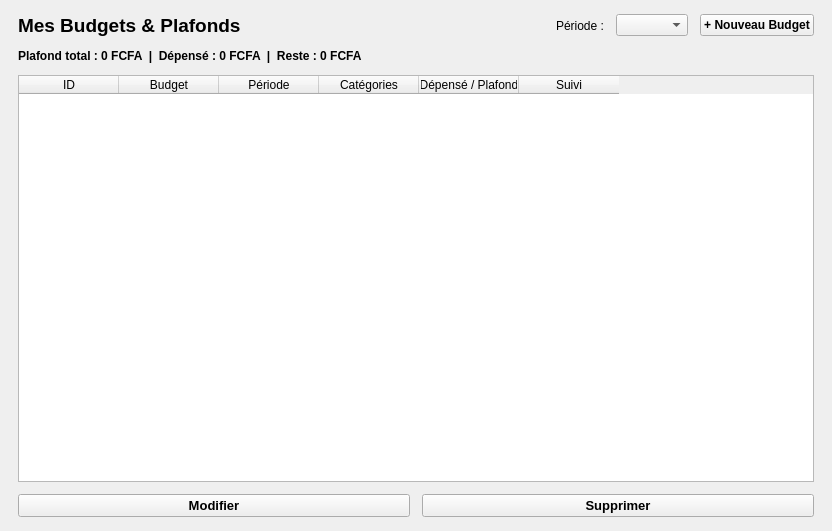
<?xml version="1.0" encoding="UTF-8"?>
<ui version="4.0">
 <class>BudgetWidget</class>
 <widget class="QWidget" name="BudgetWidget">
  <property name="geometry">
   <rect>
    <x>0</x>
    <y>0</y>
    <width>832</width>
    <height>531</height>
   </rect>
  </property>
  <property name="windowTitle">
   <string>Gestion des Budgets</string>
  </property>
  <layout class="QVBoxLayout" name="mainLayout">
   <property name="spacing">
    <number>12</number>
   </property>
   <property name="leftMargin">
    <number>18</number>
   </property>
   <property name="topMargin">
    <number>14</number>
   </property>
   <property name="rightMargin">
    <number>18</number>
   </property>
   <property name="bottomMargin">
    <number>14</number>
   </property>
   <item>
    <layout class="QHBoxLayout" name="headerLayout">
     <item>
      <widget class="QLabel" name="labelTitre">
       <property name="font">
        <font>
         <pointsize>14</pointsize>
         <weight>75</weight>
         <bold>true</bold>
        </font>
       </property>
       <property name="text">
        <string>Mes Budgets &amp; Plafonds</string>
       </property>
      </widget>
     </item>
     <item>
      <spacer name="horizontalSpacer">
       <property name="orientation">
        <enum>Qt::Horizontal</enum>
       </property>
       <property name="sizeHint" stdset="0">
        <size>
         <width>40</width>
         <height>20</height>
        </size>
       </property>
      </spacer>
     </item>
     <item>
      <widget class="QLabel" name="labelFiltre">
       <property name="font">
        <font>
         <pointsize>9</pointsize>
        </font>
       </property>
       <property name="text">
        <string>Période :</string>
       </property>
      </widget>
     </item>
     <item>
      <widget class="QComboBox" name="comboFiltrePeriode">
       <property name="font">
        <font>
         <pointsize>9</pointsize>
        </font>
       </property>
      </widget>
     </item>
     <item>
      <widget class="QPushButton" name="btnNouveauBudget">
       <property name="font">
        <font>
         <pointsize>9</pointsize>
         <weight>75</weight>
         <bold>true</bold>
        </font>
       </property>
       <property name="text">
        <string>+ Nouveau Budget</string>
       </property>
      </widget>
     </item>
    </layout>
   </item>
   <item>
    <widget class="QLabel" name="labelResume">
     <property name="font">
      <font>
       <pointsize>9</pointsize>
       <weight>75</weight>
       <bold>true</bold>
      </font>
     </property>
     <property name="text">
      <string>Plafond total : 0 FCFA  |  Dépensé : 0 FCFA  |  Reste : 0 FCFA</string>
     </property>
    </widget>
   </item>
   <item>
    <widget class="QTableWidget" name="tableBudgets">
     <column>
      <property name="text">
       <string>ID</string>
      </property>
     </column>
     <column>
      <property name="text">
       <string>Budget</string>
      </property>
     </column>
     <column>
      <property name="text">
       <string>Période</string>
      </property>
     </column>
     <column>
      <property name="text">
       <string>Catégories</string>
      </property>
     </column>
     <column>
      <property name="text">
       <string>Dépensé / Plafond</string>
      </property>
     </column>
     <column>
      <property name="text">
       <string>Suivi</string>
      </property>
     </column>
    </widget>
   </item>
   <item>
    <layout class="QHBoxLayout" name="bottomLayout">
     <item>
      <widget class="QPushButton" name="btnModifier">
       <property name="font">
        <font>
         <pointsize>10</pointsize>
         <weight>75</weight>
         <bold>true</bold>
        </font>
       </property>
       <property name="text">
        <string>Modifier</string>
       </property>
      </widget>
     </item>
     <item>
      <widget class="QPushButton" name="btnSupprimer">
       <property name="font">
        <font>
         <pointsize>10</pointsize>
         <weight>75</weight>
         <bold>true</bold>
        </font>
       </property>
       <property name="text">
        <string>Supprimer</string>
       </property>
      </widget>
     </item>
    </layout>
   </item>
  </layout>
 </widget>
 <resources/>
 <connections/>
</ui>
